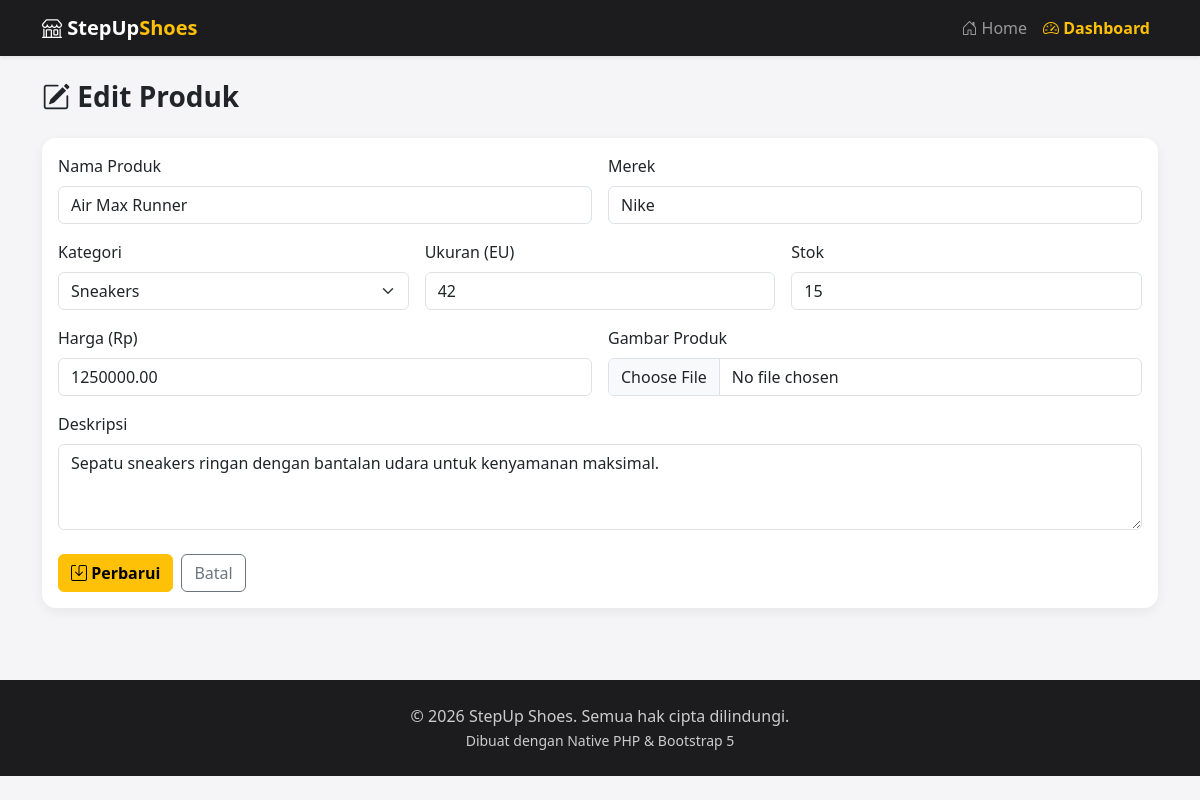
Screenshot of /dashboard/edit.php?id=1 with the database file from the repository.
### tables this page shows
CREATE TABLE IF NOT EXISTS produk (
    id INT AUTO_INCREMENT PRIMARY KEY,
    nama_produk VARCHAR(150) NOT NULL,
    merek VARCHAR(100) NOT NULL,
    kategori ENUM('Sneakers', 'Formal', 'Olahraga', 'Sandal', 'Boots') NOT NULL DEFAULT 'Sneakers',
    ukuran INT NOT NULL,
    harga DECIMAL(12,2) NOT NULL,
    stok INT NOT NULL DEFAULT 0,
    deskripsi TEXT,
    gambar VARCHAR(255) DEFAULT NULL,
    created_at TIMESTAMP DEFAULT CURRENT_TIMESTAMP,
    updated_at TIMESTAMP DEFAULT CURRENT_TIMESTAMP ON UPDATE CURRENT_TIMESTAMP
);

### dashboard/edit.php (the view, shortened to what this page needs)
<?php
$pdo = getConnection();
$id = (int) ($_GET['id'] ?? 0);
$stmt = $pdo->prepare("SELECT * FROM produk WHERE id = ?");
$stmt->execute([$id]);
$produk = $stmt->fetch();
include '../includes/header.php';
?>
<div class="container py-4">
    <h3 class="fw-bold mb-4"><i class="bi bi-pencil-square"></i> Edit Produk</h3>
    <div class="card dashboard-card">
        <div class="card-body">
            <form method="post" enctype="multipart/form-data">
                <div class="row g-3">
                    <div class="col-md-6">
                        <label class="form-label">Nama Produk</label>
                        <input type="text" name="nama_produk" class="form-control"
                               value="<?= htmlspecialchars($produk['nama_produk']) ?>" required>
                    </div>
                    <div class="col-md-6">
                        <label class="form-label">Merek</label>
                        <input type="text" name="merek" class="form-control"
                               value="<?= htmlspecialchars($produk['merek']) ?>" required>
                    </div>
                    <div class="col-md-4">
                        <label class="form-label">Kategori</label>
                        <select name="kategori" class="form-select">
                            <?php foreach (['Sneakers', 'Formal', 'Olahraga', 'Sandal', 'Boots'] as $kat): ?>
                                <option value="<?= $kat ?>" <?= ($produk['kategori'] === $kat) ? 'selected' : '' ?>>
                                    <?= $kat ?>
                                </option>
                            <?php endforeach; ?>
                        </select>
                    </div>
                    <div class="col-md-4">
                        <label class="form-label">Ukuran (EU)</label>
                        <input type="number" name="ukuran" class="form-control" min="30" max="50"
                               value="<?= htmlspecialchars($produk['ukuran']) ?>" required>
                    </div>
                    <div class="col-md-4">
                        <label class="form-label">Stok</label>
                        <input type="number" name="stok" class="form-control" min="0"
                               value="<?= htmlspecialchars($produk['stok']) ?>" required>
                    </div>
                    <div class="col-md-6">
                        <label class="form-label">Harga (Rp)</label>
                        <input type="text" name="harga" class="form-control"
                               value="<?= htmlspecialchars($produk['harga']) ?>" required>
                    </div>
                    <div class="col-md-6">
                        <label class="form-label">Gambar Produk</label>
                        <input type="file" name="gambar" class="form-control" accept=".jpg,.jpeg,.png,.webp">
                    </div>
                    <div class="col-12">
                        <label class="form-label">Deskripsi</label>
                        <textarea name="deskripsi" rows="3" class="form-control"><?= htmlspecialchars($produk['deskripsi']) ?></textarea>
                    </div>
                </div>
                <div class="mt-4 d-flex gap-2">
                    <button type="submit" class="btn btn-warning fw-semibold">
                        <i class="bi bi-save"></i> Perbarui
                    </button>
                    <a href="index.php" class="btn btn-outline-secondary">Batal</a>
                </div>
            </form>
        </div>
    </div>
</div>
<?php include '../includes/footer.php'; ?>

### assets/css/style.css (style rules this page uses)
body { background-color: #f5f5f7; font-family: 'Segoe UI', Roboto, Arial, sans-serif; }
.dashboard-card { border: none; border-radius: 14px; box-shadow: 0 4px 12px rgba(0,0,0,0.06); }

### rows the page displays
produk: nama_produk "Air Max Runner", merek "Nike", kategori "Sneakers", ukuran "42", stok "15", harga "1250000.00", deskripsi "Sepatu sneakers ringan dengan bantalan udara untuk kenyamanan maksimal."
